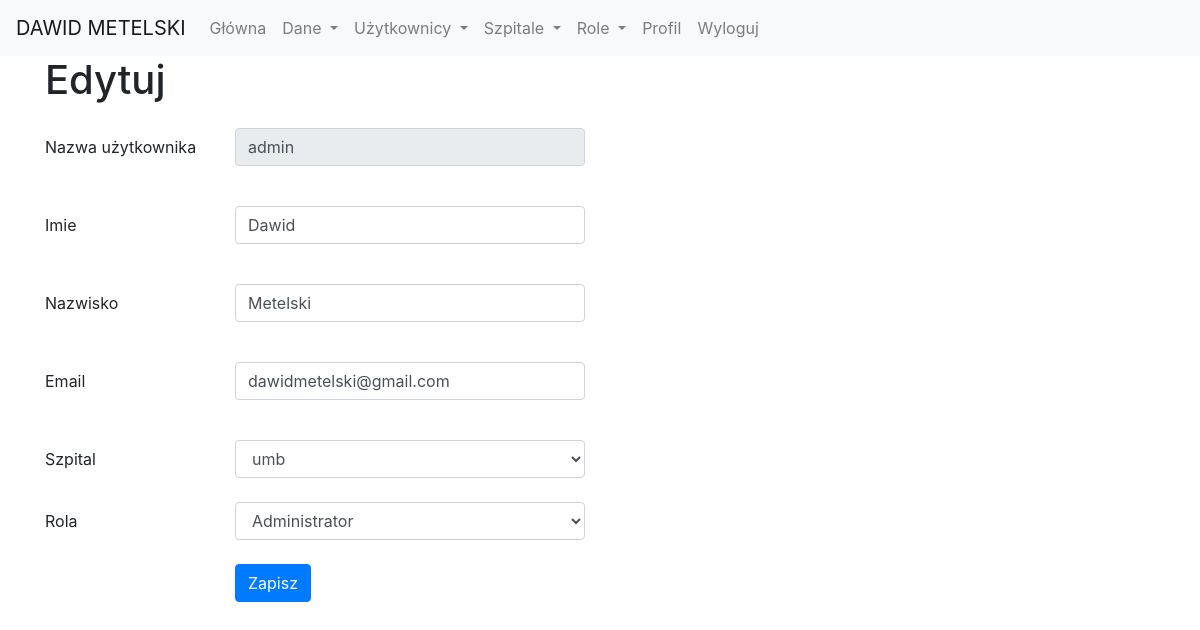
Screenshot of /edit_user/1 (signed in) with the database file from the repository.
### models.py (models this page shows, shortened)
class User(db.Model, UserMixin):
    id = db.Column(db.Integer, primary_key=True)
    name = db.Column(db.String(50), unique=True)
    password = db.Column(db.String(100))
    first_name = db.Column(db.String(50))
    last_name = db.Column(db.String(50))
    email = db.Column(db.String(50), unique=True)
    is_active = db.Column(db.Boolean, default=True)
    hospital_id = db.Column(db.Integer, db.ForeignKey('hospital.id'))
    role_id = db.Column(db.Integer, db.ForeignKey('role.id'))
    history = db.relationship('History', backref='user', lazy='dynamic')
    def is_admin(self):
        if self.role.name == 'Administrator':
            return True
        return False

### app.py (the view, shortened to what this page needs)
@app.route('/edit_user/<int:user_id>', methods=['GET', 'POST'])
@login_required
def edit_user(user_id):
    user = User.query.get(user_id)
    if not current_user.is_admin() and not current_user.id == user_id:
        flash('Musisz być administratorem lub właścicielem konta.', 'warning')
        return redirect(url_for('index'))
    if current_user.is_admin():
        form = EditUserForm(obj=user)
        hospitals = Hospital.query.all()
        form.hospital_id.choices = [(hospital.id, hospital.name) for hospital in hospitals]
        roles = Role.query.all()
        form.role_id.choices = [(role.id, role.name) for role in roles]
        form.hospital_id.default = user.hospital.id if user.hospital else hospitals[0].id
        form.role_id.default = user.role.id
    else:
        form = EditDetailsForm(obj=user)
    if user:
        return render_template('user/edit_user.html', form=form, user_id=user.id)
    else:
        flash('Nie znaleziono użytkownika o podanym identyfikatorze.', 'error')
        return redirect(url_for('users'))

### forms.py
class EditUserForm(FlaskForm):
    name = StringField('Nazwa użytkownika', render_kw={'readonly': True})
    email = StringField('Email', validators=[DataRequired(), Email()])
    first_name = StringField('Imie', validators=[DataRequired()])
    last_name = StringField('Nazwisko', validators=[DataRequired()])
    hospital_id = SelectField('Szpital', validators=[DataRequired()], coerce=int)
    role_id = SelectField('Rola', validators=[DataRequired()], coerce=int)
    submit = SubmitField('Zapisz')

### app.py (called while the page is built)
@login_manager.user_loader
def load_user(id):
    return User.query.filter(User.id == id).first()

### templates/user/edit_user.html (shortened to what this page needs)
{% extends "base.html" %}
{% block content %}
<div class="container">
    <div class="row mb-3">
        <div class="col-5 h1">Edytuj</div>
    </div>
    <form id="login_form" action="{{ url_for('edit_user', user_id=user_id) }}" method="POST">
        <div class="row mb-3">
            <div class="col-2 col-form-label">
                {{ form.name.label }}
            </div>
            <div class="col-4">
                {{ form.name(class="form-control") }}<br>
            </div>
        </div>
        <div class="row mb-3">
            <div class="col-2 col-form-label">
                {{ form.first_name.label }}
            </div>
            <div class="col-4">
                {{ form.first_name(class="form-control") }}<br>
            </div>
        </div>
         <div class="row mb-3">
            <div class="col-2 col-form-label">
                {{ form.last_name.label }}
            </div>
            <div class="col-4">
                {{ form.last_name(class="form-control") }}<br>
            </div>
        </div>
         <div class="row mb-3">
            <div class="col-2 col-form-label">
                {{ form.email.label }}
            </div>
            <div class="col-4">
                {{ form.email(class="form-control") }}<br>
            </div>
        </div>
        {% if current_user.is_admin() %}
        <div class="row mb-3">
            <div class="col-2 col-form-label">{{ form.hospital_id.label }}</div>
            <div class="col-4">{{ form.hospital_id(class="form-control") }}</div>
        </div>
        <div class="row mb-3">
            <div class="col-2 col-form-label">{{ form.role_id.label }}</div>
            <div class="col-4">{{ form.role_id(class="form-control") }}</div>
        </div>
        {% endif %}
        <div class="row mb-3">
            <div class="col-2"></div>
            <div class="col-2">
                {{ form.submit(class="btn btn-primary") }}
            </div>
        </div>
    </form>
</div>
{% endblock %}

### rows the page displays
User: name "admin", first_name "Dawid", last_name "Metelski", email "dawidmetelski@gmail.com", hospital_id "umb", role_id "Administrator"
